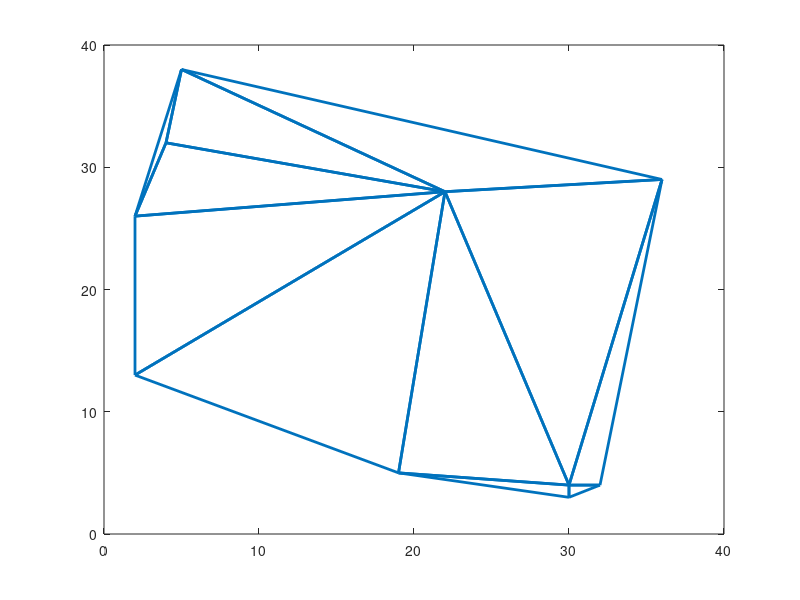

Recreate this plot in MATLAB. (Note: this script raises an error after producing the figure.)
function[] = LRV()
% This code helps us visualize the "Least Recently Visited algorithm" by
%Sandor P.Fekete et. al, title : "Patrolling a Region with a Structured Swarm 
%of Robots with Limited Capabilities"
clf
clear
clc
figure(1);
axis equal;
tstart(1:11)=tic; %initializing time for each triangle
pts =[30     3; %Initializing points for delaunay's triangulatin
    4    32;
    5    38;
    22    28;
    19     5;
    36    29;
    32     4;
    30     4;
    2    26;
    2    13];
tri = delaunay(pts(:,1),pts(:,2)); %Forming delaunay's triangles
triplot(tri,pts(:,1),pts(:,2),'LineWidth',2); %plotting the triangles
hold on;

x_centroid  = zeros(length(tri),1); %Finding the centroids of the triangles
y_centroid = zeros(length(tri),1); %Useful in forming the Dualgraph
for q =1:length(tri)
    x_centroid(q,1) = mean(pts(tri(q,:),1));
    y_centroid(q,1) = mean(pts(tri(q,:),2));
end
centroid =[x_centroid,y_centroid];
centroid_sort = sortrows(centroid);%sort in assending order for drawing dual graph
% disp(centroid_sort);
plot(centroid(:,1),centroid(:,2),'rO','LineWidth',2);  
    
dualgraph =[1,3; %Assigning the neighbours for each triangle
    1,4;
    2,3;
    2,5;
    3,4;
    4,6;
    5,7;
    6,9;
    7,8;
    7,9;
    8,10;
    9,11;
    10,11];
p=[centroid_sort(dualgraph(1:end,1),1),centroid_sort(dualgraph(1:end,2),1),centroid_sort(dualgraph(1:end,1),2),centroid_sort(dualgraph(1:end,2),2)];
% disp(p);
for i =1:length(p)
    plot(p(i,1:2),p(i,3:4),'k-','LineWidth',2);
    hold on
end
r =1;%Assign initial position of robot on the map(Assuming the robot is placed only on the centroids of the triangle)
figure(1);
hLine = line('XData',centroid_sort(r,1), 'YData',centroid_sort(r,2), 'Color','g', ...
    'Marker','s', 'MarkerSize',10, 'LineWidth',2,'MarkerFaceColor','r');

for L=1:200
 [x,y,A,B] = NextMove(dualgraph,centroid_sort,r,tstart);
 MoveRobot(x,y,hLine); 
 r=A;
 tstart=B;
end
end

function[] = MoveRobot(x,y,hLine)
set(0,'RecursionLimit',1500);
pause(1);
set(hLine, 'XData',x, 'YData',y); % Used this for robot motion
end

function[x,y,r,tstart] = NextMove(dualgraph,centroid_sort,r,tstart)
z=[];
for q=1:length(dualgraph)
if r==dualgraph(q,1) % I find the neighbours of the triangle at which the robot is present
    z=[z;dualgraph(q,2)];
elseif r==dualgraph(q,2)    
   z=[z;dualgraph(q,1)];
end
end
disp 'List of neighbours at a particular centroid';
disp(z);
func=[];
for w=1:length(z)
func=[func;toc(tstart(1,z(w,1)))]; % We choose the first triangle
end
disp 'Function of time of the neighbours when robot is at a given centroid';
disp(func);% time in all the neighbouring triangles
   [~,no] = max(func); % We find the maximum time among the neighbours
disp 'Max item in the time function';
disp(no);   
x=centroid_sort(z(no,1),1); %New location where the robot needs to move
y=centroid_sort(z(no,1),2); 
r=z(no,1); %New starting point
disp 'New sensor triangle centroid location number';
disp(r);
tstart(1,r)=tic; %We reset the time in this sensor node
disp 'Time in the sensor triangle centroid that was reset';
disp(toc(tstart(1,r)));
disp 'Time in the first sensor triangle centroid';
disp(toc(tstart(1,1)));
end


